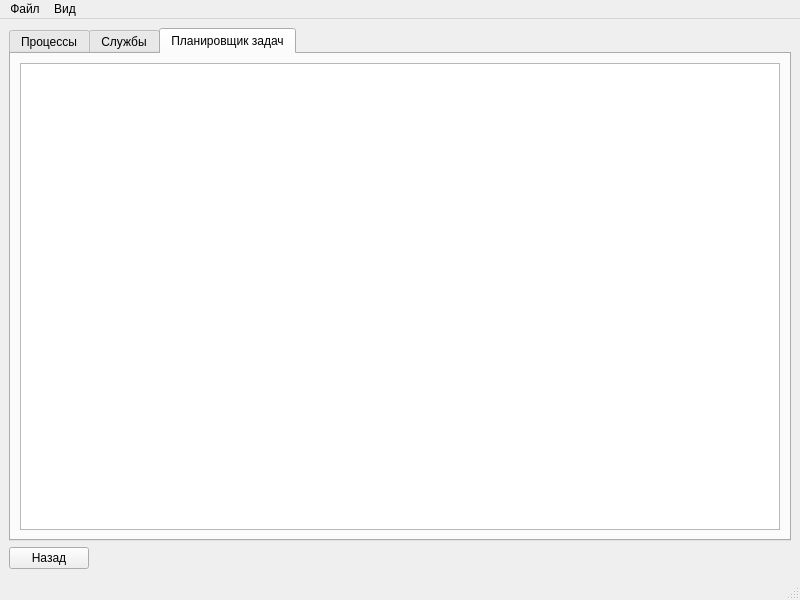
<?xml version="1.0" encoding="UTF-8"?>
<ui version="4.0">
 <class>MainWindow</class>
 <widget class="QMainWindow" name="MainWindow">
  <property name="geometry">
   <rect>
    <x>0</x>
    <y>0</y>
    <width>800</width>
    <height>600</height>
   </rect>
  </property>
  <property name="windowTitle">
   <string>Диспетчер задач</string>
  </property>
  <widget class="QWidget" name="centralwidget">
   <layout class="QHBoxLayout" name="horizontalLayout_2">
    <item>
     <layout class="QVBoxLayout" name="verticalLayout">
      <item>
       <widget class="QTabWidget" name="tabWidget">
        <property name="currentIndex">
         <number>2</number>
        </property>
        <widget class="QWidget" name="processes">
         <attribute name="title">
          <string>Процессы</string>
         </attribute>
         <layout class="QVBoxLayout" name="verticalLayout_3">
          <item>
           <widget class="QTableView" name="tableView"/>
          </item>
         </layout>
        </widget>
        <widget class="QWidget" name="tab_services">
         <attribute name="title">
          <string>Службы</string>
         </attribute>
         <layout class="QVBoxLayout" name="verticalLayout_4">
          <item>
           <widget class="QTableView" name="tableView_2"/>
          </item>
         </layout>
        </widget>
        <widget class="QWidget" name="tasks_plan">
         <attribute name="title">
          <string>Планировщик задач</string>
         </attribute>
         <layout class="QVBoxLayout" name="verticalLayout_5">
          <item>
           <widget class="QTableView" name="tableView_3"/>
          </item>
         </layout>
        </widget>
       </widget>
      </item>
      <item>
       <layout class="QHBoxLayout" name="horizontalLayout">
        <item>
         <widget class="QPushButton" name="pushButton">
          <property name="text">
           <string>Назад</string>
          </property>
         </widget>
        </item>
        <item>
         <spacer name="horizontalSpacer">
          <property name="orientation">
           <enum>Qt::Horizontal</enum>
          </property>
          <property name="sizeHint" stdset="0">
           <size>
            <width>40</width>
            <height>20</height>
           </size>
          </property>
         </spacer>
        </item>
       </layout>
      </item>
     </layout>
    </item>
   </layout>
  </widget>
  <widget class="QMenuBar" name="menubar">
   <property name="geometry">
    <rect>
     <x>0</x>
     <y>0</y>
     <width>800</width>
     <height>22</height>
    </rect>
   </property>
   <widget class="QMenu" name="menu">
    <property name="title">
     <string>Файл</string>
    </property>
    <addaction name="action"/>
    <addaction name="action_2"/>
   </widget>
   <widget class="QMenu" name="menu_2">
    <property name="title">
     <string>Вид</string>
    </property>
    <widget class="QMenu" name="menu_3">
     <property name="title">
      <string>Скорость обновления</string>
     </property>
     <addaction name="separator"/>
     <addaction name="action_6"/>
     <addaction name="action_7"/>
     <addaction name="action_8"/>
     <addaction name="action_9"/>
    </widget>
    <addaction name="action_3"/>
    <addaction name="menu_3"/>
   </widget>
   <addaction name="menu"/>
   <addaction name="menu_2"/>
  </widget>
  <widget class="QStatusBar" name="statusbar"/>
  <action name="action">
   <property name="text">
    <string>Запустить новую задачу</string>
   </property>
  </action>
  <action name="action_2">
   <property name="text">
    <string>Выход</string>
   </property>
  </action>
  <action name="action_3">
   <property name="text">
    <string>Обновить сейчас</string>
   </property>
  </action>
  <action name="action_6">
   <property name="text">
    <string>Обычная</string>
   </property>
  </action>
  <action name="action_7">
   <property name="text">
    <string>Высокая</string>
   </property>
  </action>
  <action name="action_8">
   <property name="text">
    <string>Низкая</string>
   </property>
  </action>
  <action name="action_9">
   <property name="text">
    <string>Приостановить</string>
   </property>
  </action>
 </widget>
 <resources/>
 <connections/>
</ui>
